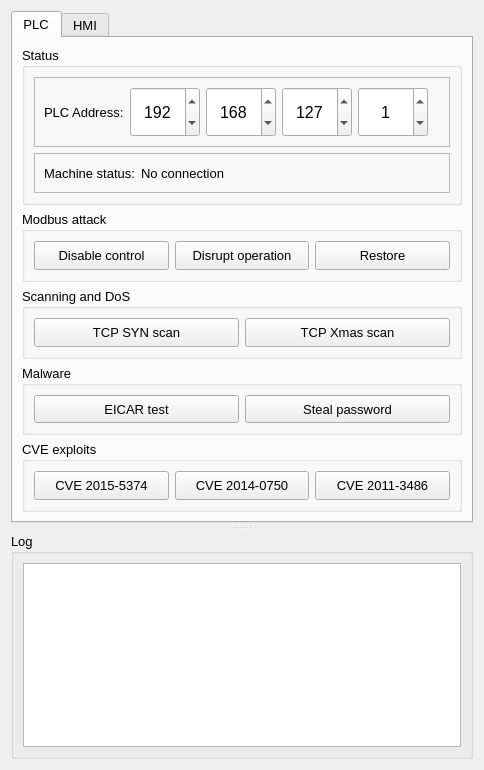
<?xml version="1.0" encoding="UTF-8"?>
<ui version="4.0">
 <class>Form</class>
 <widget class="QWidget" name="Form">
  <property name="enabled">
   <bool>true</bool>
  </property>
  <property name="geometry">
   <rect>
    <x>0</x>
    <y>0</y>
    <width>480</width>
    <height>770</height>
   </rect>
  </property>
  <property name="sizePolicy">
   <sizepolicy hsizetype="Preferred" vsizetype="Preferred">
    <horstretch>0</horstretch>
    <verstretch>0</verstretch>
   </sizepolicy>
  </property>
  <property name="font">
   <font>
    <pointsize>10</pointsize>
   </font>
  </property>
  <property name="windowTitle">
   <string>Attack tool</string>
  </property>
  <layout class="QVBoxLayout" name="verticalLayout">
   <item>
    <widget class="QSplitter" name="splitter">
     <property name="orientation">
      <enum>Qt::Vertical</enum>
     </property>
     <property name="handleWidth">
      <number>10</number>
     </property>
     <widget class="QTabWidget" name="tabWidget">
      <property name="sizePolicy">
       <sizepolicy hsizetype="Preferred" vsizetype="Preferred">
        <horstretch>0</horstretch>
        <verstretch>0</verstretch>
       </sizepolicy>
      </property>
      <property name="minimumSize">
       <size>
        <width>462</width>
        <height>512</height>
       </size>
      </property>
      <property name="currentIndex">
       <number>0</number>
      </property>
      <widget class="QWidget" name="tab_plc">
       <attribute name="title">
        <string>PLC</string>
       </attribute>
       <layout class="QVBoxLayout" name="verticalLayout_4">
        <item>
         <widget class="QGroupBox" name="group_status">
          <property name="sizePolicy">
           <sizepolicy hsizetype="Preferred" vsizetype="Fixed">
            <horstretch>0</horstretch>
            <verstretch>0</verstretch>
           </sizepolicy>
          </property>
          <property name="title">
           <string>Status</string>
          </property>
          <layout class="QVBoxLayout" name="verticalLayout_3">
           <item>
            <widget class="QFrame" name="frame">
             <property name="frameShape">
              <enum>QFrame::StyledPanel</enum>
             </property>
             <property name="frameShadow">
              <enum>QFrame::Raised</enum>
             </property>
             <layout class="QHBoxLayout" name="horizontalLayout_2">
              <item>
               <widget class="QLabel" name="label_address">
                <property name="text">
                 <string>PLC Address:</string>
                </property>
               </widget>
              </item>
              <item>
               <widget class="QSpinBox" name="spinbox_ip_1_1">
                <property name="sizePolicy">
                 <sizepolicy hsizetype="Minimum" vsizetype="Minimum">
                  <horstretch>0</horstretch>
                  <verstretch>0</verstretch>
                 </sizepolicy>
                </property>
                <property name="minimumSize">
                 <size>
                  <width>70</width>
                  <height>50</height>
                 </size>
                </property>
                <property name="font">
                 <font>
                  <pointsize>12</pointsize>
                 </font>
                </property>
                <property name="alignment">
                 <set>Qt::AlignCenter</set>
                </property>
                <property name="accelerated">
                 <bool>true</bool>
                </property>
                <property name="maximum">
                 <number>255</number>
                </property>
                <property name="value">
                 <number>192</number>
                </property>
               </widget>
              </item>
              <item>
               <widget class="QSpinBox" name="spinbox_ip_1_2">
                <property name="sizePolicy">
                 <sizepolicy hsizetype="Minimum" vsizetype="Minimum">
                  <horstretch>0</horstretch>
                  <verstretch>0</verstretch>
                 </sizepolicy>
                </property>
                <property name="minimumSize">
                 <size>
                  <width>70</width>
                  <height>50</height>
                 </size>
                </property>
                <property name="font">
                 <font>
                  <pointsize>12</pointsize>
                 </font>
                </property>
                <property name="alignment">
                 <set>Qt::AlignCenter</set>
                </property>
                <property name="accelerated">
                 <bool>true</bool>
                </property>
                <property name="maximum">
                 <number>255</number>
                </property>
                <property name="value">
                 <number>168</number>
                </property>
               </widget>
              </item>
              <item>
               <widget class="QSpinBox" name="spinbox_ip_1_3">
                <property name="sizePolicy">
                 <sizepolicy hsizetype="Minimum" vsizetype="Minimum">
                  <horstretch>0</horstretch>
                  <verstretch>0</verstretch>
                 </sizepolicy>
                </property>
                <property name="minimumSize">
                 <size>
                  <width>70</width>
                  <height>50</height>
                 </size>
                </property>
                <property name="font">
                 <font>
                  <pointsize>12</pointsize>
                 </font>
                </property>
                <property name="alignment">
                 <set>Qt::AlignCenter</set>
                </property>
                <property name="accelerated">
                 <bool>true</bool>
                </property>
                <property name="maximum">
                 <number>255</number>
                </property>
                <property name="value">
                 <number>127</number>
                </property>
               </widget>
              </item>
              <item>
               <widget class="QSpinBox" name="spinbox_ip_1_4">
                <property name="sizePolicy">
                 <sizepolicy hsizetype="Minimum" vsizetype="Minimum">
                  <horstretch>0</horstretch>
                  <verstretch>0</verstretch>
                 </sizepolicy>
                </property>
                <property name="minimumSize">
                 <size>
                  <width>70</width>
                  <height>50</height>
                 </size>
                </property>
                <property name="font">
                 <font>
                  <pointsize>12</pointsize>
                 </font>
                </property>
                <property name="alignment">
                 <set>Qt::AlignCenter</set>
                </property>
                <property name="accelerated">
                 <bool>true</bool>
                </property>
                <property name="maximum">
                 <number>255</number>
                </property>
                <property name="value">
                 <number>1</number>
                </property>
               </widget>
              </item>
              <item>
               <spacer name="horizontalSpacer_3">
                <property name="orientation">
                 <enum>Qt::Horizontal</enum>
                </property>
                <property name="sizeHint" stdset="0">
                 <size>
                  <width>40</width>
                  <height>20</height>
                 </size>
                </property>
               </spacer>
              </item>
             </layout>
            </widget>
           </item>
           <item>
            <widget class="QFrame" name="frame_3">
             <property name="frameShape">
              <enum>QFrame::StyledPanel</enum>
             </property>
             <property name="frameShadow">
              <enum>QFrame::Raised</enum>
             </property>
             <layout class="QHBoxLayout" name="horizontalLayout_8">
              <item>
               <widget class="QLabel" name="label_status">
                <property name="text">
                 <string>Machine status:</string>
                </property>
               </widget>
              </item>
              <item>
               <widget class="QLabel" name="label_statusvalue">
                <property name="text">
                 <string>No connection</string>
                </property>
               </widget>
              </item>
              <item>
               <spacer name="horizontalSpacer">
                <property name="orientation">
                 <enum>Qt::Horizontal</enum>
                </property>
                <property name="sizeHint" stdset="0">
                 <size>
                  <width>40</width>
                  <height>20</height>
                 </size>
                </property>
               </spacer>
              </item>
             </layout>
            </widget>
           </item>
          </layout>
         </widget>
        </item>
        <item>
         <widget class="QGroupBox" name="group_modbus">
          <property name="title">
           <string>Modbus attack</string>
          </property>
          <layout class="QHBoxLayout" name="horizontalLayout_5">
           <item>
            <widget class="QPushButton" name="pushbutton_moddisable">
             <property name="sizePolicy">
              <sizepolicy hsizetype="Minimum" vsizetype="Minimum">
               <horstretch>0</horstretch>
               <verstretch>0</verstretch>
              </sizepolicy>
             </property>
             <property name="text">
              <string>Disable control</string>
             </property>
            </widget>
           </item>
           <item>
            <widget class="QPushButton" name="pushbutton_moddisrupt">
             <property name="sizePolicy">
              <sizepolicy hsizetype="Minimum" vsizetype="Minimum">
               <horstretch>0</horstretch>
               <verstretch>0</verstretch>
              </sizepolicy>
             </property>
             <property name="text">
              <string>Disrupt operation</string>
             </property>
            </widget>
           </item>
           <item>
            <widget class="QPushButton" name="pushbutton_modrestore">
             <property name="sizePolicy">
              <sizepolicy hsizetype="Minimum" vsizetype="Minimum">
               <horstretch>0</horstretch>
               <verstretch>0</verstretch>
              </sizepolicy>
             </property>
             <property name="text">
              <string>Restore</string>
             </property>
            </widget>
           </item>
          </layout>
         </widget>
        </item>
        <item>
         <widget class="QGroupBox" name="group_dos">
          <property name="title">
           <string>Scanning and DoS</string>
          </property>
          <layout class="QHBoxLayout" name="horizontalLayout_3">
           <item>
            <widget class="QPushButton" name="pushbutton_tcpsyn">
             <property name="sizePolicy">
              <sizepolicy hsizetype="Minimum" vsizetype="Minimum">
               <horstretch>0</horstretch>
               <verstretch>0</verstretch>
              </sizepolicy>
             </property>
             <property name="text">
              <string>TCP SYN scan</string>
             </property>
            </widget>
           </item>
           <item>
            <widget class="QPushButton" name="pushbutton_tcpxmas">
             <property name="sizePolicy">
              <sizepolicy hsizetype="Minimum" vsizetype="Minimum">
               <horstretch>0</horstretch>
               <verstretch>0</verstretch>
              </sizepolicy>
             </property>
             <property name="text">
              <string>TCP Xmas scan</string>
             </property>
            </widget>
           </item>
          </layout>
         </widget>
        </item>
        <item>
         <widget class="QGroupBox" name="group_malware">
          <property name="title">
           <string>Malware</string>
          </property>
          <layout class="QHBoxLayout" name="horizontalLayout_4">
           <item>
            <widget class="QPushButton" name="pushbutton_eicar">
             <property name="sizePolicy">
              <sizepolicy hsizetype="Minimum" vsizetype="Minimum">
               <horstretch>0</horstretch>
               <verstretch>0</verstretch>
              </sizepolicy>
             </property>
             <property name="text">
              <string>EICAR test</string>
             </property>
            </widget>
           </item>
           <item>
            <widget class="QPushButton" name="pushbutton_passwd">
             <property name="sizePolicy">
              <sizepolicy hsizetype="Minimum" vsizetype="Minimum">
               <horstretch>0</horstretch>
               <verstretch>0</verstretch>
              </sizepolicy>
             </property>
             <property name="text">
              <string>Steal password</string>
             </property>
            </widget>
           </item>
          </layout>
         </widget>
        </item>
        <item>
         <widget class="QGroupBox" name="group_cve">
          <property name="sizePolicy">
           <sizepolicy hsizetype="Preferred" vsizetype="Preferred">
            <horstretch>0</horstretch>
            <verstretch>0</verstretch>
           </sizepolicy>
          </property>
          <property name="title">
           <string>CVE exploits</string>
          </property>
          <layout class="QHBoxLayout" name="horizontalLayout">
           <item>
            <widget class="QPushButton" name="pushbutton_cve_1">
             <property name="sizePolicy">
              <sizepolicy hsizetype="Minimum" vsizetype="Minimum">
               <horstretch>0</horstretch>
               <verstretch>0</verstretch>
              </sizepolicy>
             </property>
             <property name="text">
              <string>CVE 2015-5374</string>
             </property>
            </widget>
           </item>
           <item>
            <widget class="QPushButton" name="pushbutton_cve_2">
             <property name="sizePolicy">
              <sizepolicy hsizetype="Minimum" vsizetype="Minimum">
               <horstretch>0</horstretch>
               <verstretch>0</verstretch>
              </sizepolicy>
             </property>
             <property name="text">
              <string>CVE 2014-0750</string>
             </property>
            </widget>
           </item>
           <item>
            <widget class="QPushButton" name="pushbutton_cve_3">
             <property name="sizePolicy">
              <sizepolicy hsizetype="Minimum" vsizetype="Minimum">
               <horstretch>0</horstretch>
               <verstretch>0</verstretch>
              </sizepolicy>
             </property>
             <property name="text">
              <string>CVE 2011-3486</string>
             </property>
            </widget>
           </item>
          </layout>
         </widget>
        </item>
       </layout>
      </widget>
      <widget class="QWidget" name="tab_hmi">
       <attribute name="title">
        <string>HMI</string>
       </attribute>
       <layout class="QVBoxLayout" name="verticalLayout_5">
        <item>
         <widget class="QGroupBox" name="group_status_2">
          <property name="sizePolicy">
           <sizepolicy hsizetype="Preferred" vsizetype="Fixed">
            <horstretch>0</horstretch>
            <verstretch>0</verstretch>
           </sizepolicy>
          </property>
          <property name="title">
           <string>Status</string>
          </property>
          <layout class="QVBoxLayout" name="verticalLayout_6">
           <item>
            <widget class="QFrame" name="frame_6">
             <property name="frameShape">
              <enum>QFrame::StyledPanel</enum>
             </property>
             <property name="frameShadow">
              <enum>QFrame::Raised</enum>
             </property>
             <layout class="QHBoxLayout" name="horizontalLayout_7">
              <item>
               <widget class="QLabel" name="label_address_2">
                <property name="text">
                 <string>HMI Address:</string>
                </property>
               </widget>
              </item>
              <item>
               <widget class="QSpinBox" name="spinbox_ip_2_1">
                <property name="sizePolicy">
                 <sizepolicy hsizetype="Minimum" vsizetype="Minimum">
                  <horstretch>0</horstretch>
                  <verstretch>0</verstretch>
                 </sizepolicy>
                </property>
                <property name="minimumSize">
                 <size>
                  <width>70</width>
                  <height>50</height>
                 </size>
                </property>
                <property name="font">
                 <font>
                  <pointsize>12</pointsize>
                 </font>
                </property>
                <property name="alignment">
                 <set>Qt::AlignCenter</set>
                </property>
                <property name="accelerated">
                 <bool>true</bool>
                </property>
                <property name="maximum">
                 <number>255</number>
                </property>
                <property name="value">
                 <number>192</number>
                </property>
               </widget>
              </item>
              <item>
               <widget class="QSpinBox" name="spinbox_ip_2_2">
                <property name="sizePolicy">
                 <sizepolicy hsizetype="Minimum" vsizetype="Minimum">
                  <horstretch>0</horstretch>
                  <verstretch>0</verstretch>
                 </sizepolicy>
                </property>
                <property name="minimumSize">
                 <size>
                  <width>70</width>
                  <height>50</height>
                 </size>
                </property>
                <property name="font">
                 <font>
                  <pointsize>12</pointsize>
                 </font>
                </property>
                <property name="alignment">
                 <set>Qt::AlignCenter</set>
                </property>
                <property name="accelerated">
                 <bool>true</bool>
                </property>
                <property name="maximum">
                 <number>255</number>
                </property>
                <property name="value">
                 <number>168</number>
                </property>
               </widget>
              </item>
              <item>
               <widget class="QSpinBox" name="spinbox_ip_2_3">
                <property name="sizePolicy">
                 <sizepolicy hsizetype="Minimum" vsizetype="Minimum">
                  <horstretch>0</horstretch>
                  <verstretch>0</verstretch>
                 </sizepolicy>
                </property>
                <property name="minimumSize">
                 <size>
                  <width>70</width>
                  <height>50</height>
                 </size>
                </property>
                <property name="font">
                 <font>
                  <pointsize>12</pointsize>
                 </font>
                </property>
                <property name="alignment">
                 <set>Qt::AlignCenter</set>
                </property>
                <property name="accelerated">
                 <bool>true</bool>
                </property>
                <property name="maximum">
                 <number>255</number>
                </property>
                <property name="value">
                 <number>127</number>
                </property>
               </widget>
              </item>
              <item>
               <widget class="QSpinBox" name="spinbox_ip_2_4">
                <property name="sizePolicy">
                 <sizepolicy hsizetype="Minimum" vsizetype="Minimum">
                  <horstretch>0</horstretch>
                  <verstretch>0</verstretch>
                 </sizepolicy>
                </property>
                <property name="minimumSize">
                 <size>
                  <width>70</width>
                  <height>50</height>
                 </size>
                </property>
                <property name="font">
                 <font>
                  <pointsize>12</pointsize>
                 </font>
                </property>
                <property name="alignment">
                 <set>Qt::AlignCenter</set>
                </property>
                <property name="accelerated">
                 <bool>true</bool>
                </property>
                <property name="maximum">
                 <number>255</number>
                </property>
                <property name="value">
                 <number>100</number>
                </property>
               </widget>
              </item>
              <item>
               <spacer name="horizontalSpacer_4">
                <property name="orientation">
                 <enum>Qt::Horizontal</enum>
                </property>
                <property name="sizeHint" stdset="0">
                 <size>
                  <width>40</width>
                  <height>20</height>
                 </size>
                </property>
               </spacer>
              </item>
             </layout>
            </widget>
           </item>
           <item>
            <widget class="QFrame" name="frame_7">
             <property name="frameShape">
              <enum>QFrame::StyledPanel</enum>
             </property>
             <property name="frameShadow">
              <enum>QFrame::Raised</enum>
             </property>
             <layout class="QHBoxLayout" name="horizontalLayout_9">
              <item>
               <widget class="QLabel" name="label_status_2">
                <property name="text">
                 <string>HMI status:</string>
                </property>
               </widget>
              </item>
              <item>
               <widget class="QLabel" name="label_statusvalue_2">
                <property name="text">
                 <string>Offline</string>
                </property>
               </widget>
              </item>
              <item>
               <spacer name="horizontalSpacer_2">
                <property name="orientation">
                 <enum>Qt::Horizontal</enum>
                </property>
                <property name="sizeHint" stdset="0">
                 <size>
                  <width>40</width>
                  <height>20</height>
                 </size>
                </property>
               </spacer>
              </item>
             </layout>
            </widget>
           </item>
          </layout>
         </widget>
        </item>
        <item>
         <widget class="QGroupBox" name="group_cve_2">
          <property name="title">
           <string>CVE exploits</string>
          </property>
          <layout class="QHBoxLayout" name="horizontalLayout_6">
           <item>
            <widget class="QPushButton" name="pushbutton_cve_4">
             <property name="sizePolicy">
              <sizepolicy hsizetype="Minimum" vsizetype="Minimum">
               <horstretch>0</horstretch>
               <verstretch>0</verstretch>
              </sizepolicy>
             </property>
             <property name="text">
              <string>CVE 2019-0708</string>
             </property>
            </widget>
           </item>
          </layout>
         </widget>
        </item>
        <item>
         <widget class="QFrame" name="frame_2">
          <property name="frameShape">
           <enum>QFrame::StyledPanel</enum>
          </property>
          <property name="frameShadow">
           <enum>QFrame::Raised</enum>
          </property>
         </widget>
        </item>
        <item>
         <widget class="QFrame" name="frame_4">
          <property name="frameShape">
           <enum>QFrame::StyledPanel</enum>
          </property>
          <property name="frameShadow">
           <enum>QFrame::Raised</enum>
          </property>
         </widget>
        </item>
        <item>
         <widget class="QFrame" name="frame_5">
          <property name="frameShape">
           <enum>QFrame::StyledPanel</enum>
          </property>
          <property name="frameShadow">
           <enum>QFrame::Raised</enum>
          </property>
         </widget>
        </item>
       </layout>
      </widget>
     </widget>
     <widget class="QGroupBox" name="group_log">
      <property name="sizePolicy">
       <sizepolicy hsizetype="Expanding" vsizetype="Expanding">
        <horstretch>0</horstretch>
        <verstretch>0</verstretch>
       </sizepolicy>
      </property>
      <property name="minimumSize">
       <size>
        <width>0</width>
        <height>223</height>
       </size>
      </property>
      <property name="title">
       <string>Log</string>
      </property>
      <layout class="QVBoxLayout" name="verticalLayout_2">
       <item>
        <widget class="QPlainTextEdit" name="log_browser"/>
       </item>
      </layout>
     </widget>
    </widget>
   </item>
  </layout>
 </widget>
 <resources/>
 <connections/>
</ui>
